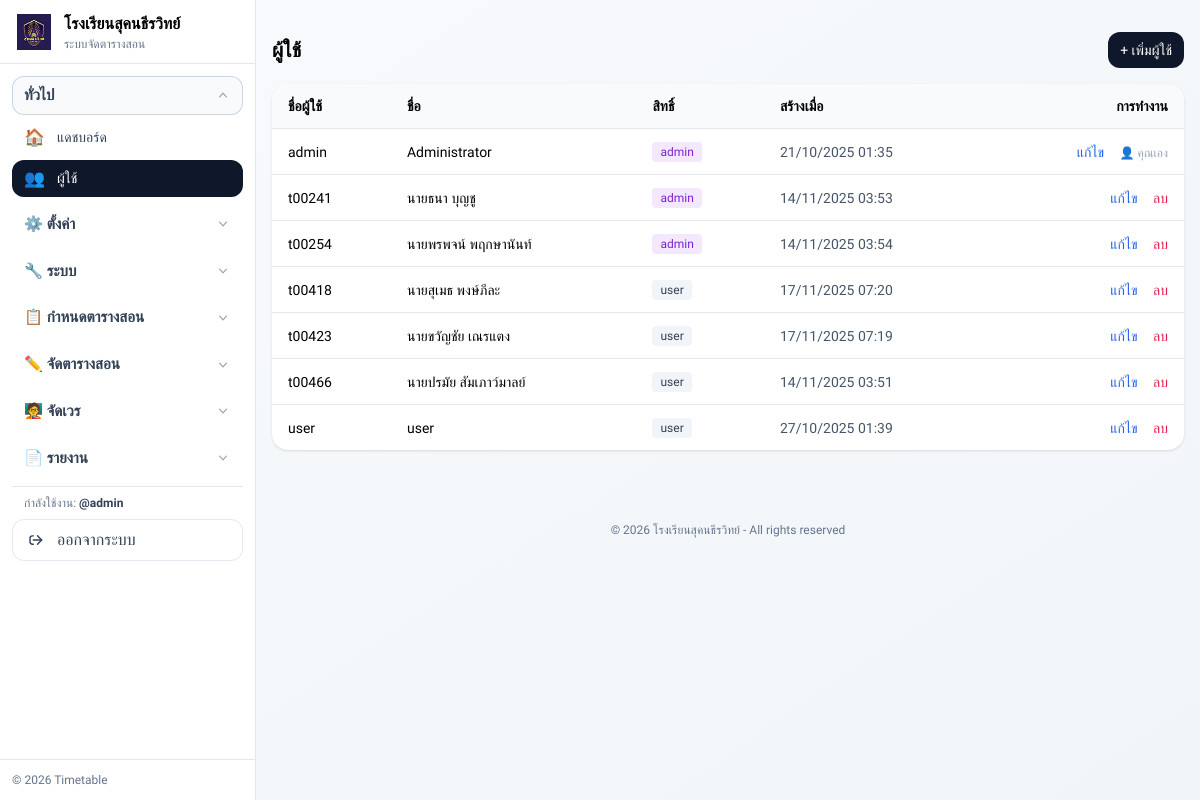
/users.php (signed in), run on the app's committed database.
### tables this page shows
CREATE TABLE `users` (
  `id` int(10) unsigned NOT NULL AUTO_INCREMENT,
  `name` varchar(100) NOT NULL,
  `username` varchar(190) NOT NULL,
  `password_hash` varchar(255) NOT NULL,
  `role` enum('admin','user') NOT NULL DEFAULT 'admin',
  `created_at` timestamp NOT NULL DEFAULT current_timestamp(),
  PRIMARY KEY (`id`),
  UNIQUE KEY `email` (`username`),
  UNIQUE KEY `username` (`username`)
);

### app/helpers.php (called while the page is built, shortened)
<?php
function url($path = '') {
  $base = rtrim(BASE_URL, '/');
  $p = ltrim($path, '/');
  return $base . ($p ? '/' . $p : '');
}

### app/auth.php (called while the page is built, shortened)
<?php
require_once __DIR__ . '/helpers.php';
function checkSessionTimeout() {
  if (isset($_SESSION['LAST_ACTIVITY'])) {
    $elapsed = time() - $_SESSION['LAST_ACTIVITY'];
  }
}
function isLoggedIn() {
  return !empty($_SESSION['user']);
}
function currentUser() { return $_SESSION['user'] ?? null; }

### public/users.php (the view, shortened to what this page needs)
<?php
require_once __DIR__ . '/../app/auth.php';
require_once __DIR__ . '/../app/helpers.php';
require_once __DIR__ . '/../app/db.php';
$stmt = $pdo->query('SELECT id, name, username, role, created_at FROM users ORDER BY username ASC');
$users = $stmt->fetchAll();
?>
<?php include __DIR__ . '/../partials/head.php'; ?>
<?php include __DIR__ . '/../partials/navbar.php'; ?>
  <div class="max-w-6xl mx-auto px-4">
    <div class="flex items-center justify-between mt-8 mb-4">
      <h1 class="text-xl font-semibold">ผู้ใช้</h1>
      <a href="<?= url('user_create.php'); ?>" class="px-3 py-2 rounded-xl bg-slate-900 text-white hover:opacity-90 text-sm">+ เพิ่มผู้ใช้</a>
    </div>
    <div class="overflow-x-auto bg-white rounded-2xl shadow">
      <table class="min-w-full text-sm">
        <thead class="bg-slate-50">
          <tr>
            <th class="text-left px-4 py-3">ชื่อผู้ใช้</th>
            <th class="text-left px-4 py-3">ชื่อ</th>
            <th class="text-left px-4 py-3">สิทธิ์</th>
            <th class="text-left px-4 py-3">สร้างเมื่อ</th>
            <th class="text-right px-4 py-3">การทำงาน</th>
          </tr>
        </thead>
        <tbody>
          <?php foreach ($users as $u): ?>
          <tr class="border-t">
            <td class="px-4 py-3 font-medium"><?= htmlspecialchars($u['username']); ?></td>
            <td class="px-4 py-3"><?= htmlspecialchars($u['name']); ?></td>
            <td class="px-4 py-3">
              <?php
              $roleColors = [
                'admin' => 'bg-purple-100 text-purple-700',
                'user' => 'bg-slate-100 text-slate-700'
              ];
              $roleColor = $roleColors[$u['role']] ?? 'bg-slate-100 text-slate-700';
              ?>
              <span class="inline-flex px-2 py-0.5 rounded text-xs font-medium <?= $roleColor ?>">
                <?= htmlspecialchars($u['role']); ?>
              </span>
            </td>
            <td class="px-4 py-3 text-slate-600"><?= date('d/m/Y H:i', strtotime($u['created_at'])); ?></td>
            <td class="px-4 py-3 text-right">
              <a class="text-blue-600 hover:underline mr-3" href="<?= url('user_edit.php'); ?>?id=<?= (int)$u['id']; ?>">แก้ไข</a>
              <?php if ((int)$u['id'] !== (int)currentUser()['id']): ?>
              <form action="<?= url('user_delete.php'); ?>" method="post" class="inline" onsubmit="return ttConfirmSubmit(this,{text:'ยืนยันลบผู้ใช้นี้?'});">
                <button class="text-rose-600 hover:underline">ลบ</button>
              </form>
              <?php else: ?>
                <span class="text-slate-400 text-xs">👤 คุณเอง</span>
              <?php endif; ?>
            </td>
          </tr>
          <?php endforeach; ?>
        </tbody>
      </table>
    </div>
  </div>
<?php include __DIR__ . '/../partials/footer.php'; ?>

### partials/navbar.php (shortened to what this page needs)
<?php
require_once __DIR__ . '/../app/auth.php';
require_once __DIR__ . '/../app/helpers.php';
$path = basename(parse_url($_SERVER['REQUEST_URI'], PHP_URL_PATH));
function active_cls($file, $current) {
  return $file === $current ? 'bg-slate-900 text-white' : 'text-slate-700 hover:bg-slate-100';
}
function group_open(array $files, $current) {
  return in_array($current, $files, true);
}
$user = currentUser();
$isAdmin = ($user['role'] ?? '') === 'admin';
$settingsFiles = ['teachers.php','subject_groups.php','years.php','periods.php','subjects.php','rooms.php','classes.php','class_weekends.php'];
$systemFiles   = ['activity_logs.php','backup.php'];
$planFiles     = ['activities.php','loads.php','teacher_constraints.php'];
$dutyFiles     = ['duty_assign.php','duty_summary.php','duty_exclusions.php','duty_summary_report.php','duty_slots.php','duty_posts.php','duty_shifts.php','buildings.php','teacher_buildings.php','shift.php'];
$timetableFiles= ['co_teaching.php','timetable.php'];
$reportFiles   = ['report.php'];
$openSettings  = $isAdmin && group_open($settingsFiles, $path);
$openSystem    = $isAdmin && group_open($systemFiles, $path);
$openPlan      = group_open($planFiles, $path);
$openTimetable = group_open($timetableFiles, $path);
$openDuty      = $isAdmin && group_open($dutyFiles, $path);
$openReport    = group_open($reportFiles, $path);
?>
<nav class="min-h-screen flex">
  <aside class="hidden md:flex w-64 flex-col border-r border-slate-200 bg-white sticky top-0 h-screen self-start shrink-0">
    <div class="h-16 flex items-center px-4 border-b">
      <a href="<?= url('index.php'); ?>" class="flex items-center gap-3">
        <img src="<?= url('assets/logo-web.png'); ?>" alt="Logo" class="h-9 w-9 object-contain">
        <div>
          <div class="font-semibold">โรงเรียนสุคนธีรวิทย์</div>
          <div class="text-xs text-slate-500">ระบบจัดตารางสอน</div>
        </div>
      </a>
    </div>
    <div class="px-3 py-3 space-y-2 overflow-y-auto flex-1">
      <details class="tt-nav rounded-xl" open>
        <summary class="flex items-center justify-between px-3 py-2 rounded-xl cursor-pointer select-none hover:bg-slate-50">
          <span class="tt-nav-title">ทั่วไป</span>
        </summary>
        <div class="tt-nav-links mt-1 space-y-1">
          <a href="<?= url('index.php'); ?>" class="tt-nav-item flex items-center gap-3 px-3 py-2 rounded-xl <?= active_cls('index.php', $path); ?>">
            <span class="text-lg">🏠</span>
            <span>แดชบอร์ด</span>
          </a>
          <?php if ($isAdmin): ?>
          <a href="<?= url('users.php'); ?>" class="tt-nav-item flex items-center gap-3 px-3 py-2 rounded-xl <?= active_cls('users.php', $path); ?>">
            <span class="text-lg">👥</span>
            <span>ผู้ใช้</span>
          </a>
          <?php endif; ?>
        </div>
      </details>
      <?php if ($isAdmin): ?>
      <details class="tt-nav rounded-xl" <?= $openSettings ? 'open' : ''; ?>>
        <summary class="flex items-center justify-between px-3 py-2 rounded-xl cursor-pointer select-none hover:bg-slate-50">
          <span class="tt-nav-title">⚙️ ตั้งค่า</span>
        </summary>
      </details>
      <details class="tt-nav rounded-xl" <?= $openSystem ? 'open' : ''; ?>>
        <summary class="flex items-center justify-between px-3 py-2 rounded-xl cursor-pointer select-none hover:bg-slate-50">
          <span class="tt-nav-title">🔧 ระบบ</span>
        </summary>
      </details>
      <?php endif; ?>
      <details class="tt-nav rounded-xl" <?= $openPlan ? 'open' : ''; ?>>
        <summary class="flex items-center justify-between px-3 py-2 rounded-xl cursor-pointer select-none hover:bg-slate-50">
          <span class="tt-nav-title">📋 กำหนดตารางสอน</span>
        </summary>
      </details>
      <details class="tt-nav rounded-xl" <?= $openTimetable ? 'open' : ''; ?>>
        <summary class="flex items-center justify-between px-3 py-2 rounded-xl cursor-pointer select-none hover:bg-slate-50">
          <span class="tt-nav-title">✏️ จัดตารางสอน</span>
        </summary>
      </details>
      <?php if ($isAdmin): ?>
      <details class="tt-nav rounded-xl" <?= $openDuty ? 'open' : ''; ?>>
        <summary class="flex items-center justify-between px-3 py-2 rounded-xl cursor-pointer select-none hover:bg-slate-50">
          <span class="tt-nav-title">🧑‍🏫 จัดเวร</span>
        </summary>
      </details>
      <?php endif; ?>
      <details class="tt-nav rounded-xl" <?= $openReport ? 'open' : ''; ?>>
        <summary class="flex items-center justify-between px-3 py-2 rounded-xl cursor-pointer select-none hover:bg-slate-50">
          <span class="tt-nav-title">📄 รายงาน</span>
        </summary>
      </details>
      <?php if (isLoggedIn()): ?>
        <div class="pt-2 mt-2 border-t border-slate-200">
          <div class="px-3 text-xs text-slate-500">
            กำลังใช้งาน:
            <span class="font-semibold text-slate-700">@<?= htmlspecialchars(($user['username'] ?? '') ?: 'unknown'); ?></span>
          </div>
          <a href="<?= url('logout.php'); ?>" class="mt-2 flex items-center gap-3 px-3 py-2 rounded-xl border border-slate-200 bg-white hover:bg-slate-50 text-slate-700" aria-label="ออกจากระบบ" title="ออกจากระบบ">
            <svg class="h-5 w-5" viewBox="0 0 24 24" fill="none" stroke="currentColor" stroke-width="1.7" stroke-linecap="round" stroke-linejoin="round" aria-hidden="true">
              <path d="M10 17l-1 0c-2 0-3-1-3-3V10c0-2 1-3 3-3h1" />
              <path d="M15 7l5 5-5 5" />
              <path d="M20 12H10" />
            </svg>
            <span class="font-medium">ออกจากระบบ</span>
          </a>
        </div>
      <?php endif; ?>
    </div>
    <div class="p-3 text-xs text-slate-500 border-t">
      <div>© <?= date('Y'); ?> Timetable</div>
    </div>
  </aside>
  <main class="flex-1 min-w-0">

### partials/head.php (style rules this page uses)
body { font-family: 'Sarabun', sans-serif; }
:root { --primary: #6366f1; --primary-dark: #4f46e5; --secondary: #8b5cf6; --success: #10b981; --danger: #ef4444; --warning: #f59e0b; }

### partials/navbar.php (style rules this page uses)
details.tt-nav > summary { list-style: none; }
details.tt-nav[open] > summary .tt-chevron { transform: rotate(180deg); }
.tt-nav-title { font-size: 0.95rem; font-weight: 700; color: #334155; }
.tt-nav-links .tt-nav-item { font-size: 0.875rem; }
.tt-nav-links .tt-nav-item span:first-child { font-size: 1.05rem; line-height: 1; }
details.tt-nav[open] > summary { background: #f8fafc; box-shadow: inset 0 0 0 1px #cbd5e1; }

### data on the page
users: username "admin", name "Administrator", role "admin", created_at "21/10/2025 01:35", shows "👤 คุณเอง"
users: username "t00241", name "นายธนา บุญชู", role "admin", created_at "14/11/2025 03:53"
users: username "t00254", name "นายพรพจน์ พฤกษานันท์", role "admin", created_at "14/11/2025 03:54"
users: username "t00418", name "นายสุเมธ พงษ์ภีละ", role "user", created_at "17/11/2025 07:20"
users: username "t00423", name "นายขวัญชัย เณรแตง", role "user", created_at "17/11/2025 07:19"
users: username "t00466", name "นายปรมัย สัมเภาว์มาลย์", role "user", created_at "14/11/2025 03:51"
users: username "user", name "user", role "user", created_at "27/10/2025 01:39"
